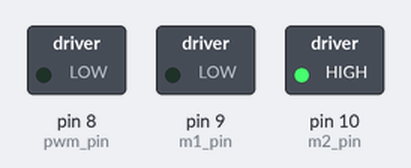
A sketch run on a simulated Arduino Uno, built with avr-gcc and run on an emulated ATmega328P. Shown: switched loads named in the sketch (green lamp = pin HIGH).

Above: at 0.1 s.
Timing chart, 0 to 1.6 s (numbered marks = the images above):
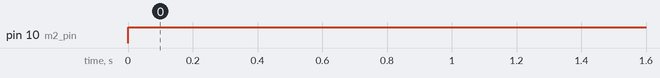

The sketch:

motorTest4.ino
```cpp
/*
 * Test to run the clinostat motor
 */

// use this to adjust speed. max value is 255. motor won't turn at low values.
const int PWM = 80;

const int pwm_pin = 8;
const int m1_pin = 9;
const int m2_pin = 10;

void setup() {
  pinMode(pwm_pin, OUTPUT);
  pinMode(m1_pin, OUTPUT);
  pinMode(m2_pin, OUTPUT);
}

void loop() {
  analogWrite(pwm_pin, PWM);
  digitalWrite(m1_pin, LOW);
  digitalWrite(m2_pin, HIGH);
}
```

Measured:
- by itself, pin 10 (m2_pin): LOW → HIGH at 0.00 s
